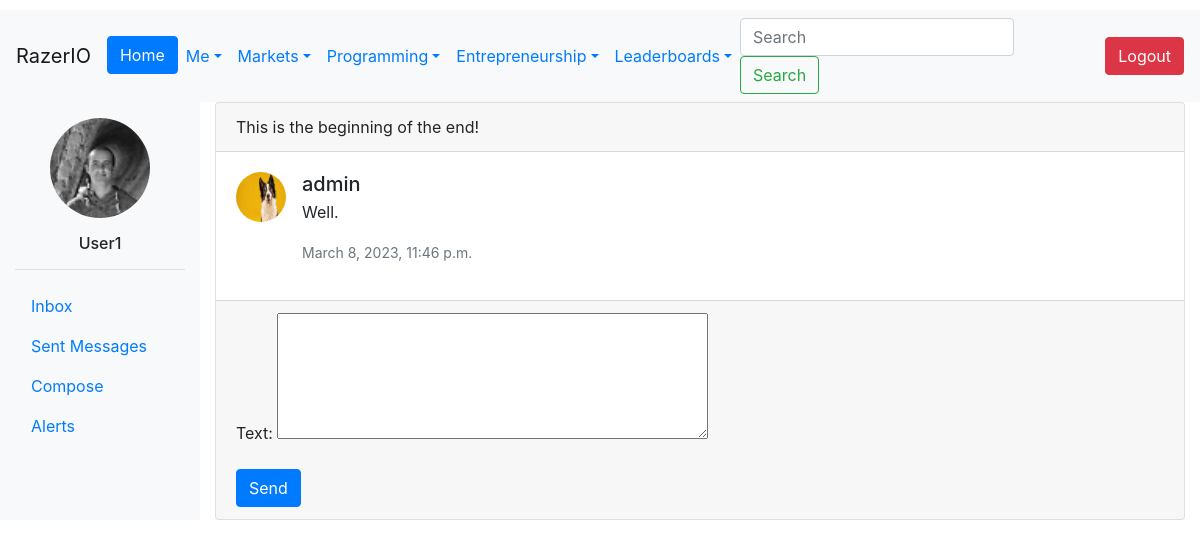
Screenshot of /conversation/24 (signed in) with the database file from the repository.
### Users/models.py (models this page shows, shortened)
class CustomUser(AbstractUser):
    Bio = models.CharField(max_length=240, default='')
    Salary = models.IntegerField(default=0)
    Company = models.ForeignKey('Company.Company', on_delete=models.CASCADE,
                                   null=True, blank=True)
    Country = models.ForeignKey(Country, on_delete=models.CASCADE, null=True)
    Region = models.ForeignKey(Region, on_delete=models.CASCADE, null=True)
    ProfilePic = models.ImageField(upload_to=upload_to, null=True, blank=True)
    Skill = models.ManyToManyField(Skill, through="User_Skill")
    Company_Verified_Email = models.BooleanField(default=False)
    badges = models.JSONField(default=dict)

### MessagingAlerts/models.py (models this page shows, shortened)
class Conversation(models.Model):
    participants = models.ManyToManyField(User, through='Participant', related_name='conversations')
    created_at = models.DateTimeField(auto_now_add=True)
    subject = models.TextField(max_length=256, blank=True, null=True)

class Message(models.Model):
    sender = models.ForeignKey(User, on_delete=models.CASCADE, related_name='send_messages')
    content = models.TextField(max_length=10000)
    timestamp = models.DateTimeField(auto_now_add=True)
    conversation = models.ForeignKey(Conversation, on_delete=models.CASCADE)

### MessagingAlerts/views.py (the view)
# urls.py: path('conversation/<int:id>', conversation, name='conversation'),
@login_required
def conversation(request, id):
    user = request.user
    conversation = get_object_or_404(Conversation, id=id)
    participants = conversation.participants.all()
    if user not in participants:
        return render(request, 'unauthorized_conversation.html')
    messages = conversation.message_set.order_by('timestamp')
    if request.method == "POST":
        form = SendMessageForm(request.POST)
        if form.is_valid():
            message = form.save(commit=False)
            message.conversation = conversation
            message.sender = user
            message.content = form.cleaned_data['content']
            message.save()
            return redirect('conversation', id=id)
    else:
            form = SendMessageForm(initial={'conversation': conversation})
    context = {
        'conversation':conversation,
        'messages':messages,
        'form':form,
    }
    return render(request, 'conversation.html', context=context)

### MessagingAlerts/forms.py
class SendMessageForm(forms.ModelForm):
    content = forms.CharField(widget=forms.Textarea(attrs={'rows':5}), label='Text')
    class Meta:
        model = Message
        fields = ['content']

### templates/conversation.html (shortened to what this page needs)
{% extends 'base.html' %}
{% load static %}
{% block content %}
<div class="container-fluid">
  <div class="row">
<div class="col-md-2 col-sm-3 bg-light">
  <div class="pt-3">
    {% if request.user.ProfilePic %}
      <img src="{{ request.user.ProfilePic.url }}" alt="Profile Image" class="rounded-circle mx-auto d-block img-fluid" width="100">
    {% else %}
      <img src="{% static 'img/pfp.jpg' %}" alt="Profile Image" class="rounded-circle mx-auto d-block img-fluid" width="100">
    {% endif %}
    <h6 class="text-center mt-3">{{ request.user.username }}</h6>
  </div>
  <hr>
  <ul class="nav flex-column">
      <li class="nav-item">
        <a class="nav-link" href="{% url 'inbox' %}">Inbox</a>
      </li>
      <li class="nav-item">
        <a class="nav-link" href="{% url 'outbox' %}">Sent Messages</a>
      </li>
      <li class="nav-item">
        <a class="nav-link" href="{% url 'new_conversation' %}">Compose</a>
      </li>
      <li class="nav-item">
        <a class="nav-link" href="{% url 'alerts' %}">Alerts</a>
      </li>
    </ul>
</div>
<div class="col-md-10 col-sm-9">
  <div class="card">
    <div class="card-header">{{ conversation.subject }}</div>
    <div class="card-body">
      <ul class="list-unstyled">
        {% for message in messages %}
          <li class="media">
            {% if message.sender.ProfilePic %}
                <img src="{{ message.sender.ProfilePic.url }}" class="mr-3 rounded-circle" alt="{{ message.sender.username }}" width="50" height="50">
            {% else %}
                <img src="#" class="mr-3 rounded-circle" alt="{{ message.sender.username }}" width="50" height="50">
            {% endif %}
            <div class="media-body">
              <h5 class="mt-0 mb-1">{{ message.sender.username }}</h5>
              <p>{{ message.content }}</p>
              <small class="text-muted">{{ message.timestamp }}</small>
            </div>
          </li>
        {% endfor %}
      </ul>
    </div>
    <div class="card-footer">
      <form method="POST" action="">
        {{ form.as_p }}
        <button type="submit" class="btn btn-primary">Send</button>
      </form>
    </div>
  </div>
</div>
  </div>
</div>
{% endblock %}

### rows the page displays
CustomUser: user.username "User1"
Conversation: subject "This is the beginning of the end!"
Message: sender.ProfilePic (picture), sender.username "admin", content "Well.", timestamp "March 8, 2023, 11:46 p.m."
